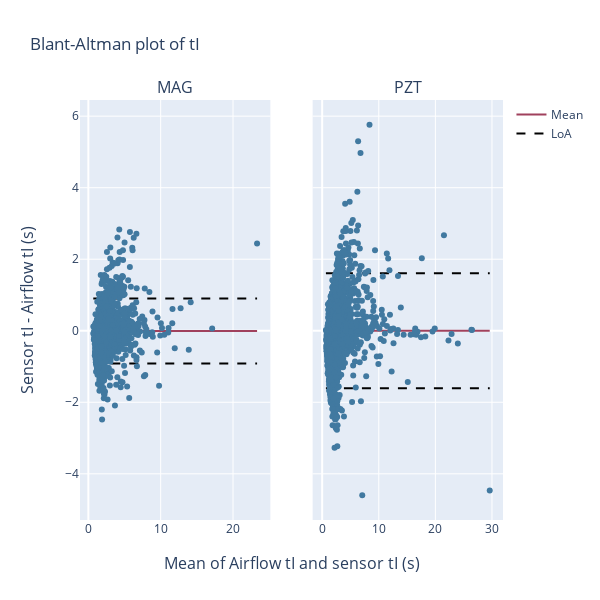
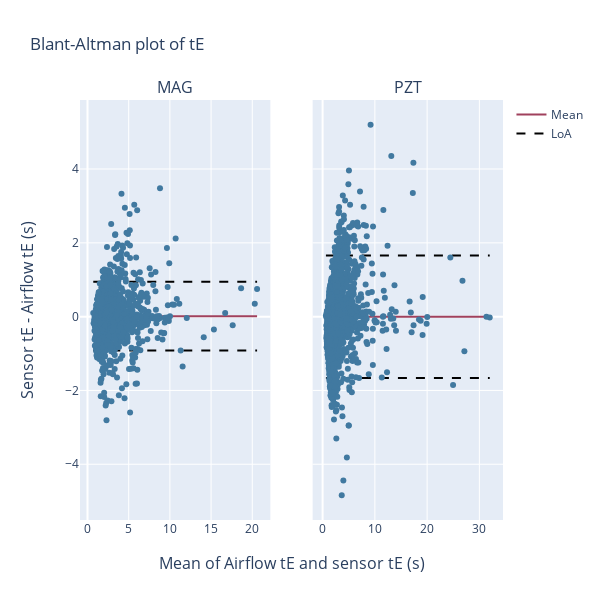
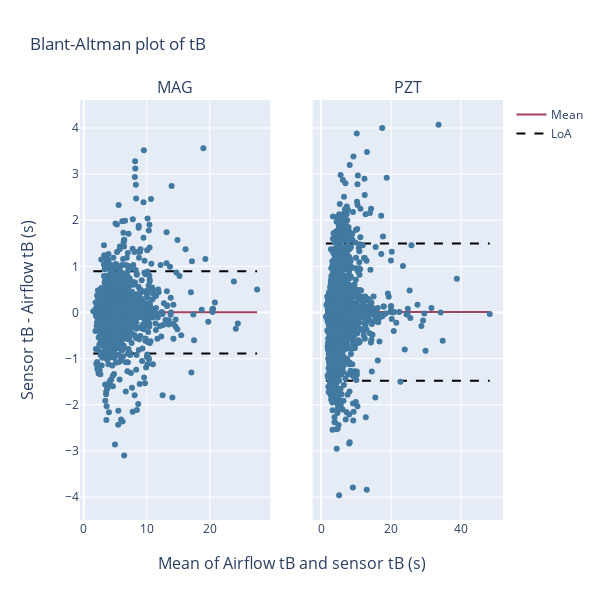

The notebook cell these images were saved under, in order:
### Code cell
for metric in ["tI", "tE", "tB"]:
        bland_altman_plot(overview_all["MAG"][f"{metric} (s)"], overview_all["MAG"][f"{metric} airflow (s)"], overview_all["PZT"][f"{metric} (s)"], overview_all["PZT"][f"{metric} airflow (s)"], metric)

### Figure 1 — Plotly figure (JSON) as saved in the notebook; plotly's stock layout.template omitted (floating-point values rounded to 4 significant figures; data arrays with more than 128 entries replaced by an {"elided": "..."} marker saying what was removed)
{"data": [{"line": {"color": "#A0415D", "width": 2}, "mode": "lines", "name": "Mean", "showlegend": true, "type": "scatter", "x": [0.68, 23.33], "xaxis": "x", "y": [-0.006705, -0.006705], "yaxis": "y"}, {"line": {"color": "black", "dash": "dash", "width": 2}, "mode": "lines", "name": "LoA", "showlegend": true, "type": "scatter", "x": [0.68, 23.33], "xaxis": "x", "y": [0.9005, 0.9005], "yaxis": "y"}, {"line": {"color": "black", "dash": "dash", "width": 2}, "mode": "lines", "showlegend": false, "type": "scatter", "x": [0.68, 23.33], "xaxis": "x", "y": [-0.914, -0.914], "yaxis": "y"}, {"marker": {"color": "#4179A0"}, "mode": "markers", "showlegend": false, "type": "scatter", "x": {"elided": "2950 float values"}, "xaxis": "x", "y": {"elided": "2950 float values"}, "yaxis": "y"}, {"line": {"color": "#A0415D", "width": 2}, "mode": "lines", "name": "Mean", "showlegend": false, "type": "scatter", "x": [0.66, 29.61], "xaxis": "x2", "y": [3.306e-05, 3.306e-05], "yaxis": "y2"}, {"line": {"color": "black", "dash": "dash", "width": 2}, "mode": "lines", "name": "LoA", "showlegend": false, "type": "scatter", "x": [0.66, 29.61], "xaxis": "x2", "y": [1.607, 1.607], "yaxis": "y2"}, {"line": {"color": "black", "dash": "dash", "width": 2}, "mode": "lines", "showlegend": false, "type": "scatter", "x": [0.66, 29.61], "xaxis": "x2", "y": [-1.607, -1.607], "yaxis": "y2"}, {"marker": {"color": "#4179A0"}, "mode": "markers", "showlegend": false, "type": "scatter", "x": {"elided": "2420 float values"}, "xaxis": "x2", "y": {"elided": "2420 float values"}, "yaxis": "y2"}], "layout": {"annotations": [{"font": {"size": 16}, "showarrow": false, "text": "MAG", "x": 0.225, "xanchor": "center", "xref": "paper", "y": 1, "yanchor": "bottom", "yref": "paper"}, {"font": {"size": 16}, "showarrow": false, "text": "PZT", "x": 0.775, "xanchor": "center", "xref": "paper", "y": 1, "yanchor": "bottom", "yref": "paper"}, {"font": {"size": 16}, "showarrow": false, "text": "Mean of Airflow tI and sensor tI (s)", "x": 0.5, "xanchor": "center", "xref": "paper", "y": 0, "yanchor": "top", "yref": "paper", "yshift": -30}, {"font": {"size": 16}, "showarrow": false, "text": "Sensor tI - Airflow tI (s)", "textangle": -90, "x": 0, "xanchor": "right", "xref": "paper", "xshift": -40, "y": 0.5, "yanchor": "middle", "yref": "paper"}], "height": 600, "title": {"text": "Blant-Altman plot of tI"}, "width": 600, "xaxis": {"anchor": "y", "domain": [0, 0.45]}, "xaxis2": {"anchor": "y2", "domain": [0.55, 1]}, "yaxis": {"anchor": "x", "domain": [0, 1], "showticklabels": true}, "yaxis2": {"anchor": "x2", "domain": [0, 1], "matches": "y", "showticklabels": false}}}

### Figure 2 — Plotly figure (JSON) as saved in the notebook; plotly's stock layout.template omitted (floating-point values rounded to 4 significant figures; data arrays with more than 128 entries replaced by an {"elided": "..."} marker saying what was removed)
{"data": [{"line": {"color": "#A0415D", "width": 2}, "mode": "lines", "name": "Mean", "showlegend": true, "type": "scatter", "x": [0.7, 20.59], "xaxis": "x", "y": [0.01378, 0.01378], "yaxis": "y"}, {"line": {"color": "black", "dash": "dash", "width": 2}, "mode": "lines", "name": "LoA", "showlegend": true, "type": "scatter", "x": [0.7, 20.59], "xaxis": "x", "y": [0.9483, 0.9483], "yaxis": "y"}, {"line": {"color": "black", "dash": "dash", "width": 2}, "mode": "lines", "showlegend": false, "type": "scatter", "x": [0.7, 20.59], "xaxis": "x", "y": [-0.9207, -0.9207], "yaxis": "y"}, {"marker": {"color": "#4179A0"}, "mode": "markers", "showlegend": false, "type": "scatter", "x": {"elided": "2931 float values"}, "xaxis": "x", "y": {"elided": "2931 float values"}, "yaxis": "y"}, {"line": {"color": "#A0415D", "width": 2}, "mode": "lines", "name": "Mean", "showlegend": false, "type": "scatter", "x": [0.635, 31.98], "xaxis": "x2", "y": [-0.002205, -0.002205], "yaxis": "y2"}, {"line": {"color": "black", "dash": "dash", "width": 2}, "mode": "lines", "name": "LoA", "showlegend": false, "type": "scatter", "x": [0.635, 31.98], "xaxis": "x2", "y": [1.658, 1.658], "yaxis": "y2"}, {"line": {"color": "black", "dash": "dash", "width": 2}, "mode": "lines", "showlegend": false, "type": "scatter", "x": [0.635, 31.98], "xaxis": "x2", "y": [-1.663, -1.663], "yaxis": "y2"}, {"marker": {"color": "#4179A0"}, "mode": "markers", "showlegend": false, "type": "scatter", "x": {"elided": "2417 float values"}, "xaxis": "x2", "y": {"elided": "2417 float values"}, "yaxis": "y2"}], "layout": {"annotations": [{"font": {"size": 16}, "showarrow": false, "text": "MAG", "x": 0.225, "xanchor": "center", "xref": "paper", "y": 1, "yanchor": "bottom", "yref": "paper"}, {"font": {"size": 16}, "showarrow": false, "text": "PZT", "x": 0.775, "xanchor": "center", "xref": "paper", "y": 1, "yanchor": "bottom", "yref": "paper"}, {"font": {"size": 16}, "showarrow": false, "text": "Mean of Airflow tE and sensor tE (s)", "x": 0.5, "xanchor": "center", "xref": "paper", "y": 0, "yanchor": "top", "yref": "paper", "yshift": -30}, {"font": {"size": 16}, "showarrow": false, "text": "Sensor tE - Airflow tE (s)", "textangle": -90, "x": 0, "xanchor": "right", "xref": "paper", "xshift": -40, "y": 0.5, "yanchor": "middle", "yref": "paper"}], "height": 600, "title": {"text": "Blant-Altman plot of tE"}, "width": 600, "xaxis": {"anchor": "y", "domain": [0, 0.45]}, "xaxis2": {"anchor": "y2", "domain": [0.55, 1]}, "yaxis": {"anchor": "x", "domain": [0, 1], "showticklabels": true}, "yaxis2": {"anchor": "x2", "domain": [0, 1], "matches": "y", "showticklabels": false}}}

### Figure 3 — Plotly figure (JSON) as saved in the notebook; plotly's stock layout.template omitted (floating-point values rounded to 4 significant figures; data arrays with more than 128 entries replaced by an {"elided": "..."} marker saying what was removed)
{"data": [{"line": {"color": "#A0415D", "width": 2}, "mode": "lines", "name": "Mean", "showlegend": true, "type": "scatter", "x": [1.505, 27.51], "xaxis": "x", "y": [0.004261, 0.004261], "yaxis": "y"}, {"line": {"color": "black", "dash": "dash", "width": 2}, "mode": "lines", "name": "LoA", "showlegend": true, "type": "scatter", "x": [1.505, 27.51], "xaxis": "x", "y": [0.8961, 0.8961], "yaxis": "y"}, {"line": {"color": "black", "dash": "dash", "width": 2}, "mode": "lines", "showlegend": false, "type": "scatter", "x": [1.505, 27.51], "xaxis": "x", "y": [-0.8876, -0.8876], "yaxis": "y"}, {"marker": {"color": "#4179A0"}, "mode": "markers", "showlegend": false, "type": "scatter", "x": {"elided": "2814 float values"}, "xaxis": "x", "y": {"elided": "2814 float values"}, "yaxis": "y"}, {"line": {"color": "#A0415D", "width": 2}, "mode": "lines", "name": "Mean", "showlegend": false, "type": "scatter", "x": [1.405, 48.19], "xaxis": "x2", "y": [0.00997, 0.00997], "yaxis": "y2"}, {"line": {"color": "black", "dash": "dash", "width": 2}, "mode": "lines", "name": "LoA", "showlegend": false, "type": "scatter", "x": [1.405, 48.19], "xaxis": "x2", "y": [1.498, 1.498], "yaxis": "y2"}, {"line": {"color": "black", "dash": "dash", "width": 2}, "mode": "lines", "showlegend": false, "type": "scatter", "x": [1.405, 48.19], "xaxis": "x2", "y": [-1.479, -1.479], "yaxis": "y2"}, {"marker": {"color": "#4179A0"}, "mode": "markers", "showlegend": false, "type": "scatter", "x": {"elided": "2299 float values"}, "xaxis": "x2", "y": {"elided": "2299 float values"}, "yaxis": "y2"}], "layout": {"annotations": [{"font": {"size": 16}, "showarrow": false, "text": "MAG", "x": 0.225, "xanchor": "center", "xref": "paper", "y": 1, "yanchor": "bottom", "yref": "paper"}, {"font": {"size": 16}, "showarrow": false, "text": "PZT", "x": 0.775, "xanchor": "center", "xref": "paper", "y": 1, "yanchor": "bottom", "yref": "paper"}, {"font": {"size": 16}, "showarrow": false, "text": "Mean of Airflow tB and sensor tB (s)", "x": 0.5, "xanchor": "center", "xref": "paper", "y": 0, "yanchor": "top", "yref": "paper", "yshift": -30}, {"font": {"size": 16}, "showarrow": false, "text": "Sensor tB - Airflow tB (s)", "textangle": -90, "x": 0, "xanchor": "right", "xref": "paper", "xshift": -40, "y": 0.5, "yanchor": "middle", "yref": "paper"}], "height": 600, "title": {"text": "Blant-Altman plot of tB"}, "width": 600, "xaxis": {"anchor": "y", "domain": [0, 0.45]}, "xaxis2": {"anchor": "y2", "domain": [0.55, 1]}, "yaxis": {"anchor": "x", "domain": [0, 1], "showticklabels": true}, "yaxis2": {"anchor": "x2", "domain": [0, 1], "matches": "y", "showticklabels": false}}}
